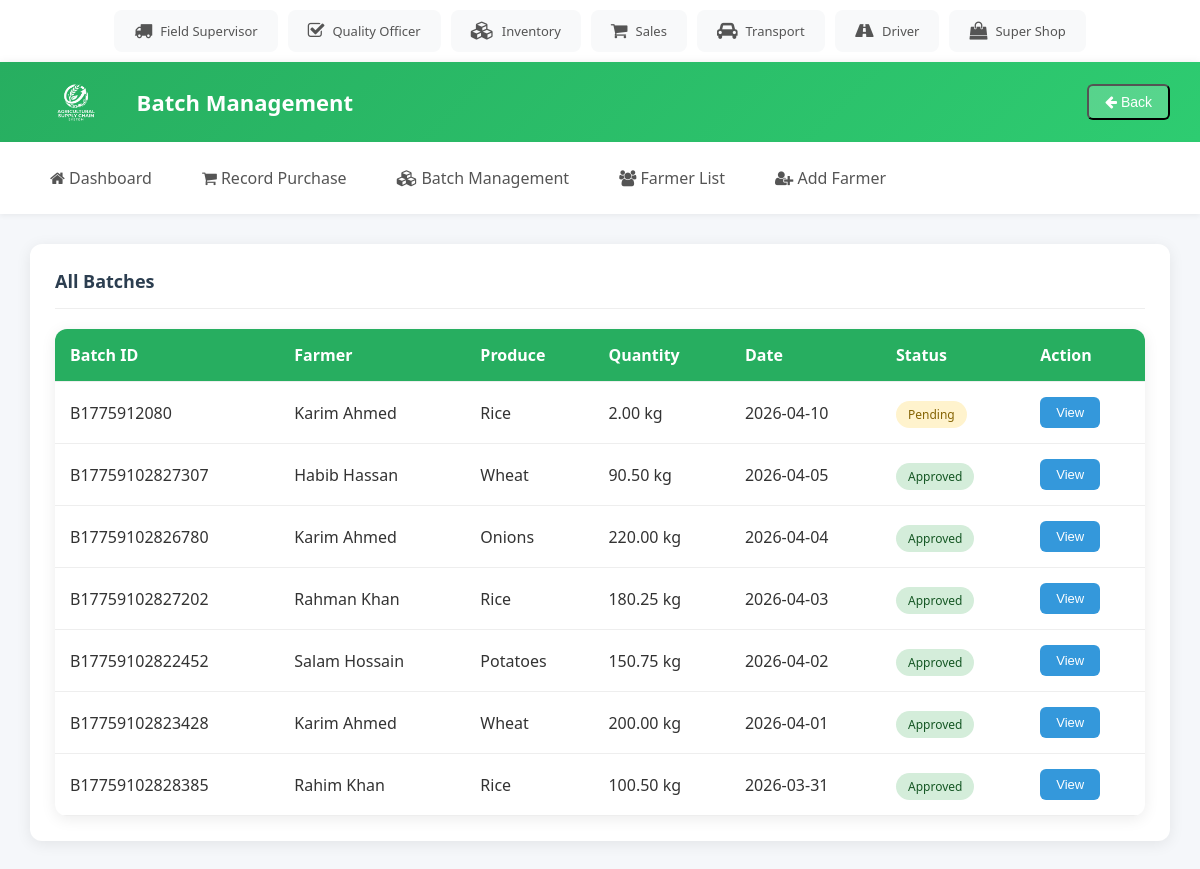
Page /field_supervisor/batch_management.php on the committed database.
### tables this page shows
CREATE TABLE `Batches` (
  `batch_id` int(11) NOT NULL,
  `batch_number` varchar(50) NOT NULL,
  `product_id` int(11) DEFAULT NULL,
  `farmer_id` int(11) DEFAULT NULL,
  `supervisor_id` int(11) DEFAULT NULL,
  `quantity` decimal(10,2) DEFAULT NULL,
  `unit` varchar(20) DEFAULT NULL,
  `purchase_date` timestamp NOT NULL DEFAULT current_timestamp()
);

CREATE TABLE `Farmers` (
  `farmer_id` int(11) NOT NULL,
  `name` varchar(100) NOT NULL,
  `location` varchar(255) DEFAULT NULL,
  `contact_info` varchar(50) DEFAULT NULL
);

CREATE TABLE `Products` (
  `product_id` int(11) NOT NULL,
  `product_name` varchar(100) NOT NULL,
  `category` varchar(50) DEFAULT NULL
);

CREATE TABLE `Quality_Checks` (
  `check_id` int(11) NOT NULL,
  `batch_id` int(11) DEFAULT NULL,
  `officer_id` int(11) DEFAULT NULL,
  `quality_tag` varchar(50) DEFAULT NULL,
  `comments` text DEFAULT NULL,
  `check_date` timestamp NOT NULL DEFAULT current_timestamp()
);

### field_supervisor/batch_management.php (the view, shortened to what this page needs)
<?php
include "../db.php";
$sql = "SELECT b.batch_id, b.batch_number, f.name AS farmer_name, p.product_name, b.quantity, b.unit, DATE_FORMAT(b.purchase_date, '%Y-%m-%d') AS purchase_date, q.quality_tag FROM Batches b JOIN Farmers f ON b.farmer_id = f.farmer_id JOIN Products p ON b.product_id = p.product_id LEFT JOIN Quality_Checks q ON b.batch_id = q.batch_id ORDER BY b.purchase_date DESC";
$result = $conn->query($sql);
?>
<!DOCTYPE html>
<html lang="en">
  <head>
    <link rel="stylesheet" href="../style.css" />
    <link rel="stylesheet" href="https://cdnjs.cloudflare.com/ajax/libs/font-awesome/4.7.0/css/font-awesome.min.css" />
  </head>
  <body>
    <main>
      <div class="card">
        <div class="card-header">
          <span class="card-title">All Batches</span>
        </div>
        <table>
          <tr>
            <th>Batch ID</th>
            <th>Farmer</th>
            <th>Produce</th>
            <th>Quantity</th>
            <th>Date</th>
            <th>Status</th>
            <th>Action</th>
          </tr>
          <?php if ($result->num_rows > 0) {
            while ($row = $result->fetch_assoc()) {
              $status = $row['quality_tag'] ? 'Approved' : 'Pending';
              $status_class = $status == 'Approved' ? 'completed' : 'pending';
          ?>
          <tr>
            <td><?php echo $row['batch_number']; ?></td>
            <td><?php echo htmlspecialchars($row['farmer_name']); ?></td>
            <td><?php echo htmlspecialchars($row['product_name']); ?></td>
            <td><?php echo $row['quantity'] . ' ' . htmlspecialchars($row['unit']); ?></td>
            <td><?php echo $row['purchase_date']; ?></td>
            <td><span class="status <?php echo $status_class; ?>"><?php echo $status; ?></span></td>
            <td>
              <button class="btn btn-info" onclick="viewBatch('<?php echo $row['batch_number']; ?>', '<?php echo htmlspecialchars(addslashes($row['farmer_name'])); ?>', '<?php echo htmlspecialchars(addslashes($row['product_name'])); ?>', '<?php echo $row['quantity'] . ' ' . htmlspecialchars($row['unit']); ?>', '<?php echo $row['purchase_date']; ?>', '<?php echo $status; ?>')">View</button>
            </td>
          </tr>
          <?php }
          } else {
            echo '<tr><td colspan="7">No batches found.</td></tr>';
          } ?>
        </table>
      </div>
    </main>
  </body>
</html>

### style.css (style rules this page uses)
* { box-sizing: border-box; }
body { margin: 0; font-family: 'Segoe UI', Tahoma, Geneva, Verdana, sans-serif; background: #f5f7fa; color: #333; }
.topbar { background: white; padding: 10px 20px; display: flex; justify-content: center; box-shadow: 0 2px 10px rgba(0,0,0,0.08); overflow-x: auto; }
.topbar-users { display: flex; gap: 10px; flex-wrap: nowrap; }
.topbar-user { display: flex; align-items: center; gap: 8px; padding: 10px 18px; background: #f8f9fa; border-radius: 8px; text-decoration: none; color: #555; font-size: 13px; font-weight: 500; white-space: nowrap; transition: all 0.3s; border: 2px solid transparent; }
.topbar-user i { font-size: 18px; }
header { background: linear-gradient(135deg, #27ae60, #2ecc71); color: white; padding: 15px 30px; display: flex; align-items: center; justify-content: space-between; box-shadow: 0 2px 10px rgba(0,0,0,0.1); }
header .header-left { display: flex; align-items: center; gap: 15px; }
header .logo { height: 50px; border-radius: 8px; }
header .title { font-size: 22px; font-weight: 600; }
header .back-btn { background: rgba(255,255,255,0.2); color: white; padding: 8px 16px; border-radius: 6px; text-decoration: none; font-size: 14px; transition: background 0.3s; }
nav { background: white; display: flex; gap: 10px; padding: 15px 30px; box-shadow: 0 2px 5px rgba(0,0,0,0.05); }
nav a { color: #555; padding: 10px 20px; text-decoration: none; font-weight: 500; border-radius: 6px; transition: all 0.3s ease; }
main { padding: 30px; }
.card { background: white; border-radius: 12px; padding: 25px; box-shadow: 0 3px 15px rgba(0,0,0,0.08); margin-bottom: 20px; }
.card-header { display: flex; justify-content: space-between; align-items: center; margin-bottom: 20px; padding-bottom: 15px; border-bottom: 1px solid #eee; }
.card-title { font-size: 18px; font-weight: 600; color: #2c3e50; }
table { width: 100%; border-collapse: collapse; background: white; border-radius: 12px; overflow: hidden; box-shadow: 0 3px 15px rgba(0,0,0,0.08); }
th, td { padding: 15px; text-align: left; border-bottom: 1px solid #eee; }
th { background: #27ae60; color: white; font-weight: 600; }
.status { padding: 5px 12px; border-radius: 20px; font-size: 12px; font-weight: 500; }
.status.pending { background: #fff3cd; color: #856404; }
.status.completed { background: #d4edda; color: #155724; }
.btn { padding: 8px 16px; border: none; border-radius: 6px; font-size: 13px; font-weight: 500; cursor: pointer; transition: all 0.3s; text-decoration: none; display: inline-block; }
.btn-info { background: #3498db; color: white; }

### rows in the picture
batches: batch_number "B1775912080", farmer.name "Karim Ahmed", product.product_name "Rice", quantity "2.00", unit "kg", purchase_date "2026-04-10", status "Pending"
batches: batch_number "B17759102827307", farmer.name "Habib Hassan", product.product_name "Wheat", quantity "90.50", unit "kg", purchase_date "2026-04-05", quality_checks.quality_tag "Approved"
batches: batch_number "B17759102826780", farmer.name "Karim Ahmed", product.product_name "Onions", quantity "220.00", unit "kg", purchase_date "2026-04-04", quality_checks.quality_tag "Approved"
batches: batch_number "B17759102827202", farmer.name "Rahman Khan", product.product_name "Rice", quantity "180.25", unit "kg", purchase_date "2026-04-03", quality_checks.quality_tag "Approved"
batches: batch_number "B17759102822452", farmer.name "Salam Hossain", product.product_name "Potatoes", quantity "150.75", unit "kg", purchase_date "2026-04-02", quality_checks.quality_tag "Approved"
batches: batch_number "B17759102823428", farmer.name "Karim Ahmed", product.product_name "Wheat", quantity "200.00", unit "kg", purchase_date "2026-04-01", quality_checks.quality_tag "Approved"
batches: batch_number "B17759102828385", farmer.name "Rahim Khan", product.product_name "Rice", quantity "100.50", unit "kg", purchase_date "2026-03-31", quality_checks.quality_tag "Approved"
